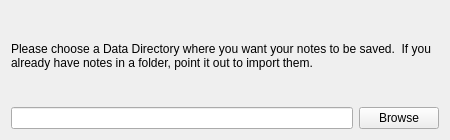
<?xml version="1.0" encoding="UTF-8"?>
<ui version="4.0">
 <class>DataDirectoryCentralWidget</class>
 <widget class="QWidget" name="DataDirectoryCentralWidget">
  <property name="geometry">
   <rect>
    <x>0</x>
    <y>0</y>
    <width>450</width>
    <height>140</height>
   </rect>
  </property>
  <property name="windowTitle">
   <string>Data Directory</string>
  </property>
  <layout class="QVBoxLayout" name="verticalLayout">
   <item>
    <widget class="QLabel" name="header">
     <property name="text">
      <string>Please choose a Data Directory where you want your notes to be saved.  If you already have notes in a folder, point it out to import them.</string>
     </property>
     <property name="wordWrap">
      <bool>true</bool>
     </property>
    </widget>
   </item>
   <item>
    <layout class="QHBoxLayout" name="horizontalLayout">
     <item>
      <widget class="QLineEdit" name="mDirectory"/>
     </item>
     <item>
      <widget class="QPushButton" name="mBrowse">
       <property name="sizePolicy">
        <sizepolicy hsizetype="Preferred" vsizetype="Fixed">
         <horstretch>0</horstretch>
         <verstretch>0</verstretch>
        </sizepolicy>
       </property>
       <property name="text">
        <string>Browse</string>
       </property>
      </widget>
     </item>
    </layout>
   </item>
  </layout>
 </widget>
 <resources/>
 <connections/>
</ui>
